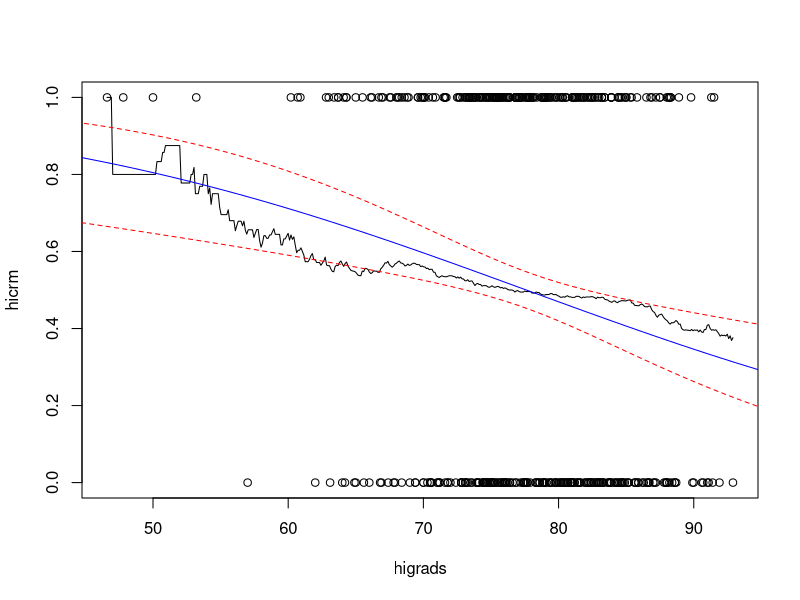
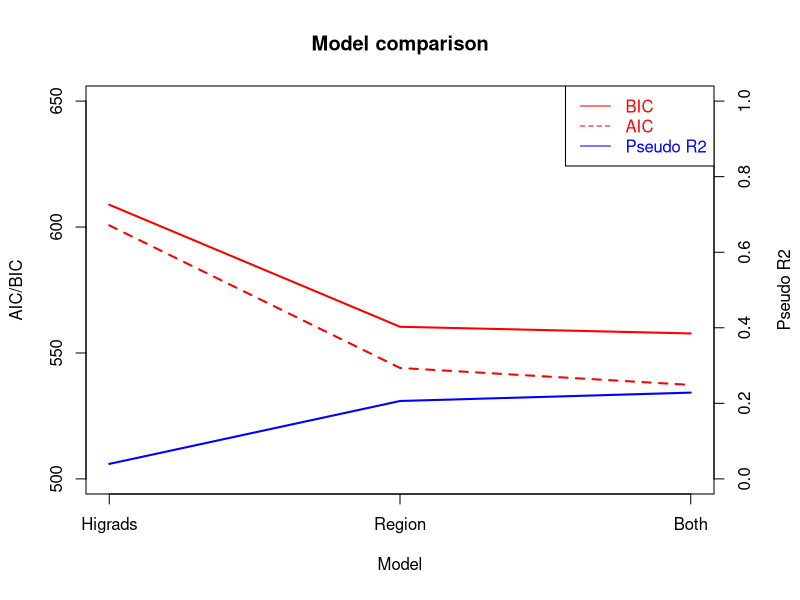
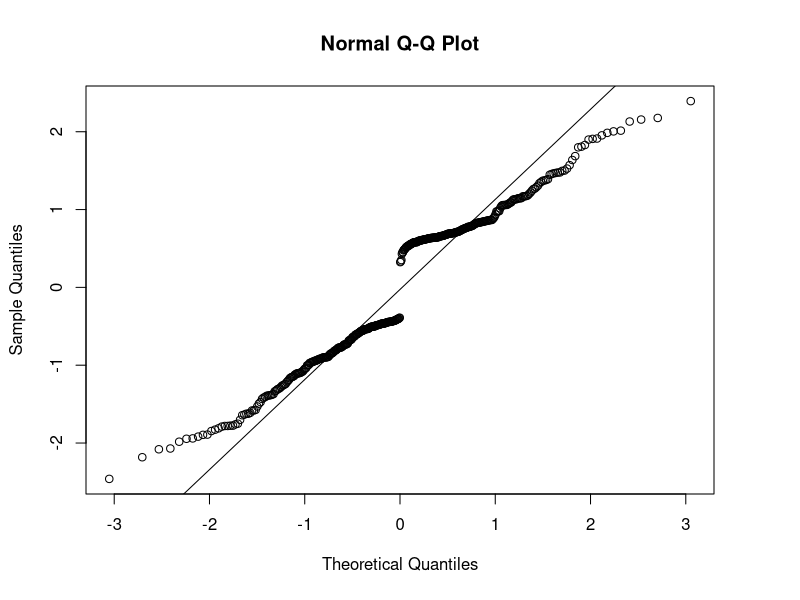
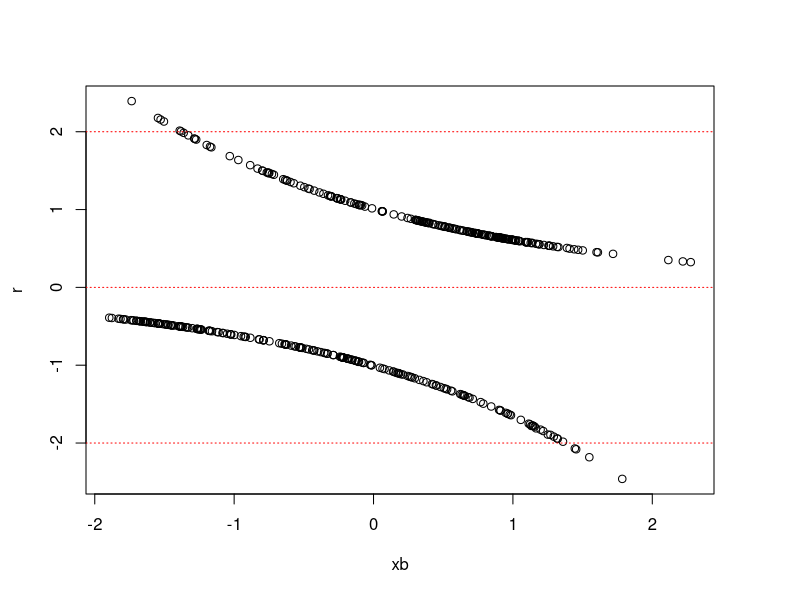
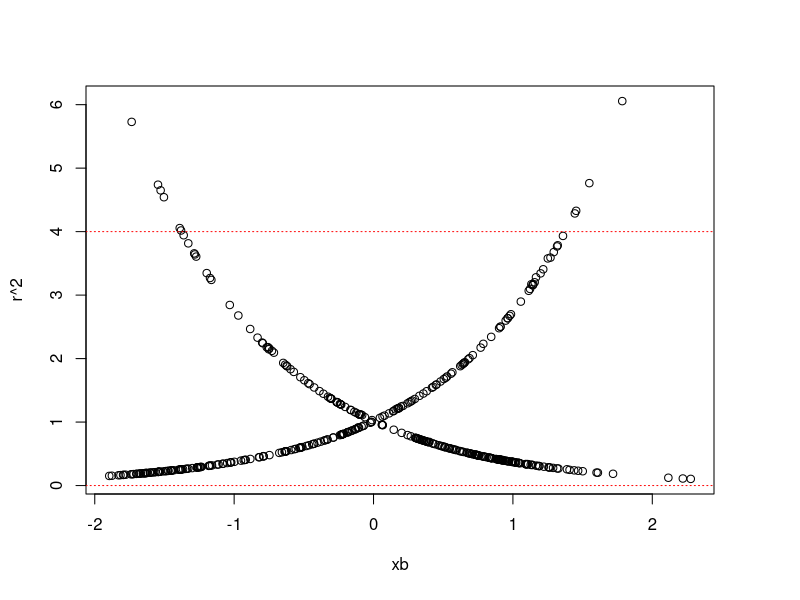
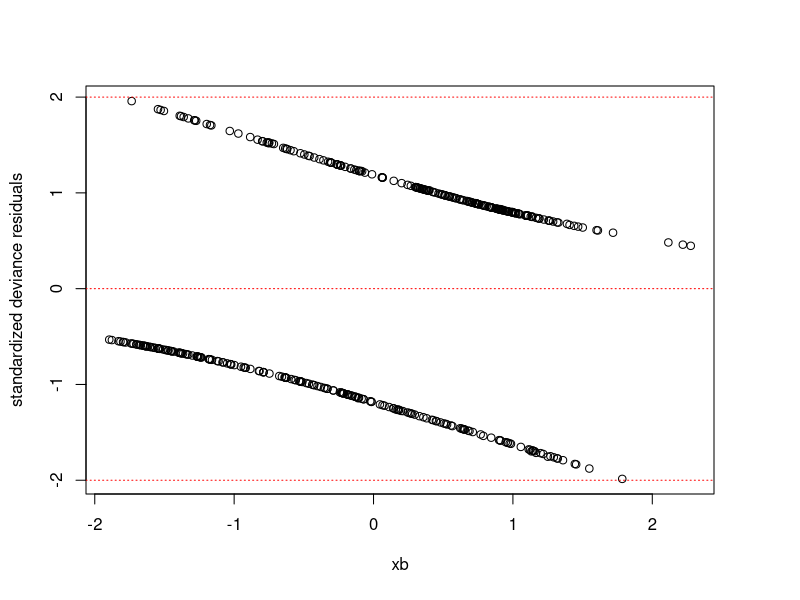
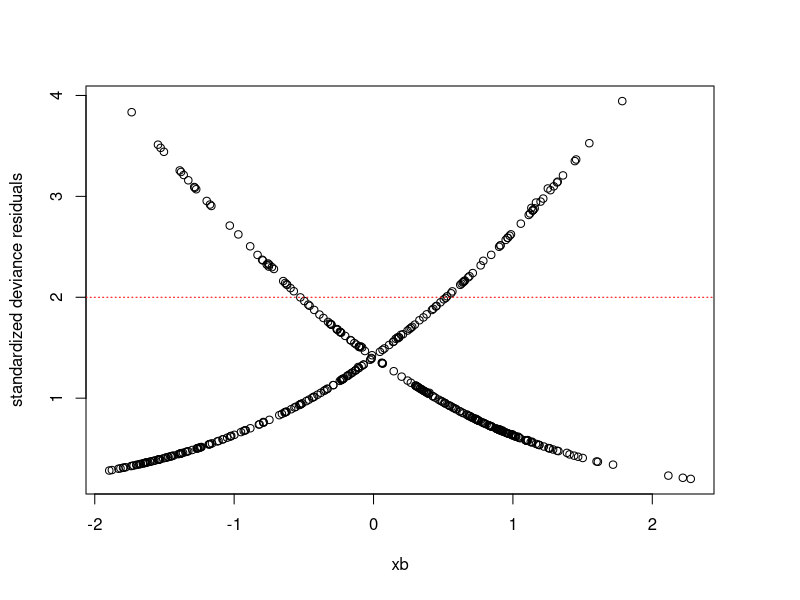
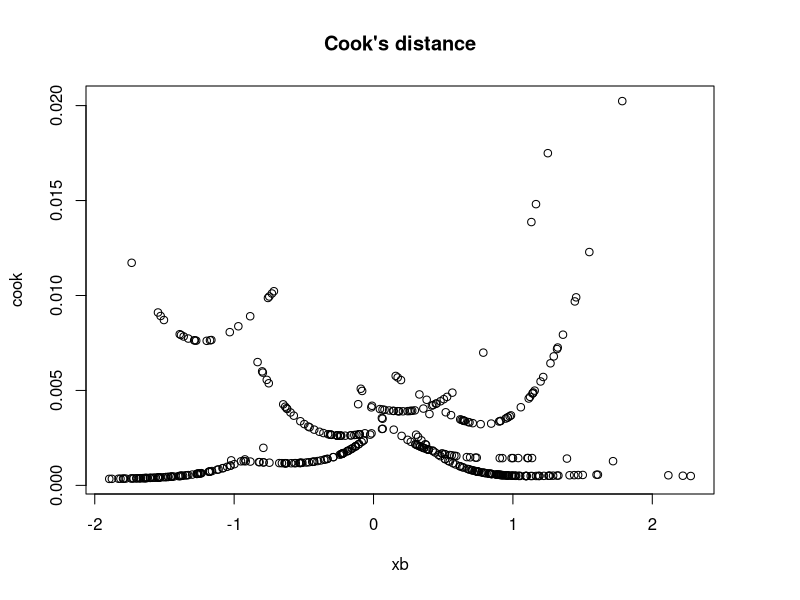

R code for these plots, in order:
## ---- chunk 1
knitr::opts_chunk$set(
  echo = FALSE,
  collapse = TRUE,
  comment = "#>"
)
## ---- chunk 2
library(ggplot2)
library(knitr)
library(dplyr)
library(rlist)
library(purrr)
library(pscl)

cdi <- read.delim("CDI.txt")
cdi$region <- factor(cdi$region, levels = c(1, 2, 3, 4),
                     labels = c("Northeast", "Midwest", "South", "West"))
cdi$crm1000 <- 1000 * cdi$crimes / cdi$popul

median = summary(cdi$crm1000)["Median"]

cdi <- cbind(cdi, hicrm = ifelse(cdi$crm1000 < median, 0, 1))
## ---- chunk 3
with(cdi, {
   plot(hicrm ~ higrads)
   lines(ksmooth(higrads, hicrm, bandwidth = 20))
})

model.higrads <- glm(hicrm ~ higrads, data = cdi, family = "binomial")
sum <- summary(model.higrads)

x0 <- data.frame(higrads = seq(0, 100, 1))

predx <- cbind(x0, prob = predict(model.higrads, x0, type = "response"))
with(predx, lines(higrads, prob, col = "blue"))

# calculate conf.int for the linear part x*beta:
standard.error <- 1.96
xb <- predict(model.higrads, x0, se.fit = TRUE)
ci.xb <- data.frame(lwr = xb$fit - standard.error * xb$se.fit,
                    upr = xb$fit + standard.error * xb$se.fit)

# transform to CI for the odds:
ci.odds <- exp(ci.xb)

# and finally CI for the probabilities and add to the plot:
predx <- cbind(predx, ci.odds / (1 + ci.odds))
with(predx, {
  lines(higrads, lwr, lty = 2, col = "red")
  lines(higrads, upr, lty = 2, col = "red")
})

## ---- chunk 4
to.prob = function(odds) {
  return (odds / (1 + odds))
}

coeff.beta <- model.higrads$coefficients

ci.beta <- suppressMessages(confint(model.higrads))

beta.p <- sum$coefficients[, "Pr(>|z|)"] * 100

table.beta.ci <- cbind("Estimate" = coeff.beta, ci.beta, "P-value (%)" = beta.p)
row.names(table.beta.ci) <- c("$\\beta_0$", "$\\beta_1$")

kable(table.beta.ci, caption = "Test", digits = 3)

## ---- chunk 5
beta.higrads <- exp(coeff.beta["higrads"])

decrease.one.percent <- 1 - beta.higrads
decrease.ten.percent <- 1 - beta.higrads^10

display.percent <- function(value) {
  return(round(value * 100, digits=1))
}
## ---- chunk 6
x0 <- data.frame(higrads = c(65, 85))


predx <- cbind(x0, prob = predict(model.higrads, x0, type = "response"))

standard.error <- 1.96
xb <- predict(model.higrads, x0, se.fit = TRUE)
ci.xb <- data.frame(lwr = xb$fit - standard.error * xb$se.fit,
                    upr = xb$fit + standard.error * xb$se.fit)
# transform to CI for the odds:
ci.odds <- exp(ci.xb)

# and finally CI for the probabilities and add to the plot:
predx <- cbind(predx, to.prob(ci.odds))

kable(predx, col.names = c("Higrads", "Probability", "2.5 %", "97.5 %"), caption = "Test")
## ---- chunk 7

pred.counties <- subset(cdi, select = c(county, higrads, hicrm))

pred.counties <- cbind(pred.counties, prob.hicrm = predict(model.higrads, pred.counties, type = "response"))
pred.counties <- cbind(pred.counties, pred.hicrm = ifelse(pred.counties$prob.hicrm > 0.5, 1, 0))

pred.counties

num.hicrm <- sum(pred.counties$hicrm)

# Sensitivity
true.postive <- with(pred.counties, ifelse(pred.hicrm == 1 & hicrm == 1, 1, 0))
sensitivity.higrads <- sum(true.postive) / num.hicrm
sensitivity.higrads

true.negative <- with(pred.counties, ifelse(pred.hicrm == 0 & hicrm == 0, 1, 0))
specificity.higrads <- sum(true.negative) / num.hicrm
specificity.higrads

## ---- chunk 8

cross.table <- table(cdi %>% select(region, hicrm))

kable(cross.table, col.names = c("Low crime", "High crime"), caption = "Test")

reference.level <- "Northeast"

#prop.table(cross.table)
#prop.table(cross.table, 1)
#prop.table(cross.table, 2)

## ---- chunk 9
# Set reference
cdi$region <- relevel(cdi$region, ref = reference.level)

model.region <- glm(hicrm ~ region, data = cdi, family = "binomial")
sum <- summary(model.region)

coeff.beta <- model.region$coefficients

ci.beta <- suppressMessages(confint(model.region))

beta.p <- sum$coefficients[, "Pr(>|z|)"] * 100

table.beta.ci <- cbind("Estimate" = coeff.beta, ci.beta, "P-value (%)" = beta.p)
row.names(table.beta.ci) <- c("$\\beta_0$", "$\\beta_1$", "$\\beta_2$", "$\\beta_3$")

kable(table.beta.ci, caption = "Test", digits = 3)

## ---- chunk 10
beta.region <- exp(coeff.beta)

table.beta.ci <- cbind("OR" = exp(coeff.beta), exp(ci.beta))
table.beta.ci <- table.beta.ci[-c(1), ]
row.names(table.beta.ci) <- c("South", "Midwest", "West")

kable(table.beta.ci, caption = "Test", digits = 1)


## ---- chunk 11

pred.counties <- subset(cdi, select = c(county, region, hicrm))

regions <- c("Northeast", "Midwest", "South", "West")

x0 <- data.frame(region = regions)

pred <- predict(model.region, x0, se.fit = TRUE, type = "response")


## confidence interval for log-odds
ci.prob <- cbind("2.5 %" = pred$fit - standard.error * pred$se.fit, 
                "97.5 %" = pred$fit + standard.error * pred$se.fit)


table.prob.ci <- cbind("Estimate" = pred$fit * 100, ci.prob * 100)
row.names(table.prob.ci) <- regions

kable(table.prob.ci, caption = "Test", digits = 1)


## ---- chunk 12

pred.counties <- subset(cdi, select = c(county, region, hicrm))

pred.counties <- cbind(pred.counties, prob.hicrm = predict(model.region, pred.counties, type = "response"))
pred.counties <- cbind(pred.counties, pred.hicrm = ifelse(pred.counties$prob.hicrm > 0.5, 1, 0))

pred.counties

num.hicrm <- sum(pred.counties$hicrm)

# Sensitivity
true.postive <- with(pred.counties, ifelse(pred.hicrm == 1 & hicrm == 1, 1, 0))
sensitivity.region <- sum(true.postive) / num.hicrm
sensitivity.region

true.negative <- with(pred.counties, ifelse(pred.hicrm == 0 & hicrm == 0, 1, 0))
specificity.region <- sum(true.negative) / num.hicrm
specificity.region

## ---- chunk 13

compare.sense <- data.frame(
  "Covariate" = c("Higrads", "Region"),
  "Sensitivity" = c(sensitivity.higrads, sensitivity.region),
  "Specificity" = c(specificity.higrads, specificity.region)
);
kable(compare.sense, caption = "Test", digits = 2)

## ---- chunk 14
model.both <- glm(hicrm ~ higrads + region, data = cdi, family = "binomial")


model.names <- c("Higrads", "Region", "Both")
models <- list(model.higrads, model.region, model.both)

models

aic <- do.call(AIC, models)
#calc.aic <- AIC(models)

calc.aic <- do.call(AIC, models)$AIC
calc.bic <- do.call(AIC, c(models, list(k = log(nrow(cdi)))))$AIC
     
calc.metrics = function(model) {
  pred.counties <- cdi

  pred.counties <- cbind(pred.counties, prob.hicrm = predict(model, pred.counties, type = "response"))
  pred.counties <- cbind(pred.counties, pred.hicrm = ifelse(pred.counties$prob.hicrm > 0.5, 1, 0))
  
  num.hicrm <- sum(pred.counties$hicrm)
  
  # Sensitivity
  true.postive <- with(pred.counties, ifelse(pred.hicrm == 1 & hicrm == 1, 1, 0))
  sensitivity <- sum(true.postive) / num.hicrm
  sensitivity
  
  # Specificity
  true.negative <- with(pred.counties, ifelse(pred.hicrm == 0 & hicrm == 0, 1, 0))
  specificity <- sum(true.negative) / num.hicrm
  specificity
  
  metrics <- data.frame(
    sensitivity,
    specificity
  )
  
  return(metrics)
}

metrics <- sapply(models, calc.metrics)

#Pseudo R2
#R2.col <- t(cbind(pR2(model.higrads)[6], pR2(model.region)[6], pR2(model.both)[6]))
#colnames(R2.col)[colnames(R2.col)=="r2CU"] <- "Pseudo R2"

pseudo.R2 <- sapply(models, pR2)["r2CU",]

compare.models <- data.frame(
  model = model.names,
  aic = calc.aic,
  bic = calc.bic,
  sensitivity = unlist(metrics["sensitivity",]),
  specificity = unlist(metrics["specificity",]),
  PseudoR2 = pseudo.R2
)

compare.models
## ---- chunk 15

n <- nrow(compare.models)
x <- 1:n
with(compare.models, {
  par(mar = c(5, 4, 4, 4) + 0.3)  # Leave space for second axis
  
  plot(x, rep(0, n), type = "n", ylim = c(500, 650), xaxt = "n",
       ylab = "AIC/BIC", xlab = "Model",
       main = "Model comparison")
  axis(1, at = x, labels = model)
  lines(x, aic, col = "red", lty = 2, lwd = 2)
  lines(x, bic, col = "red", lty = 1, lwd = 2)
  
  par(new = TRUE)
  plot(x, rep(0, n), type = "n", axes = FALSE, ylim = c(0, 1), xaxt = "n",
     xlab = "", ylab = "")
  lines(x, PseudoR2, col = "blue", lty = 1, lwd = 2)
  best.model <- 3
  axis(side=4, at = pretty(c(0, 1)))
  mtext("Pseudo R2", side=4, line=3)
  
  legend("topright",legend=c("BIC", "AIC","Pseudo R2"),
    text.col=c("red","red", "blue"), lty=c(1, 2, 1),col=c("red","red", "blue"))
  
})
## ---- chunk 16

xb <- predict(model.both)


cdi$v <- influence(model.both)$hat

#Pearson Standardized residuals
cdi$r <- influence(model.both)$pear.res / sqrt(1 - influence(model.both)$hat)
summary(cdi$r)

qqnorm(cdi$r)
qqline(cdi$r)
with(cdi, plot(r ~ xb))
abline(h = c(-2, 0, 2), col = "red", lty = 3)
#^2
with(cdi, plot(r^2 ~ xb))
abline(h = c(0, 2^2), col = "red", lty = 3)


#Squares standardized pearson residuals 
cdi$ds <- influence(model.both)$dev.res / sqrt(1 - influence(model.both)$hat)
summary(cdi$ds)
with(cdi, plot(ds ~ xb, 
                  ylab = "standardized deviance residuals"))
abline(h = c(-2, 0, 2), col = "red", lty = 3)
#^2
with(cdi, plot(ds^2 ~ xb, 
                  ylab = "standardized deviance residuals"))
abline(h = c(-2, 0, 2), col = "red", lty = 3)



#Cook's
cdi$cook <- cooks.distance(model.both)
summary(cdi$cook)
with(cdi, plot(cook ~ xb, main = "Cook's distance"))
abline(h = c(1, 4 / n), col = "red", lty = 3)

with(cdi, plot(cook ~ region, main = "Cook's distance"))
abline(h = c(1, 4 / n), col = "red", lty = 3)

with(cdi, plot(cook ~ higrads, main = "Cook's distance"))
abline(h = c(1, 4 / n), col = "red", lty = 3)
